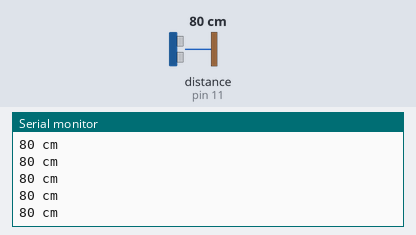
Simulated run of this sketch. Board: Arduino Uno, built with avr-gcc and run on an emulated ATmega328P. Parts: the last lines printed to the serial monitor. Wiring (inferred from the names in the program): ultrasonic range finder: trigger pin 10; echo pin 11. Inputs (shaded band) come from the test bench; at power-on: distance to the obstacle (sensor on pin 11) 80 cm. The echo pulse lasts 58.3 µs per cm.

Above: at 1.2 s.
1.3 s: distance to the obstacle (sensor on pin 11) set to 2 cm
At 1.48 s:
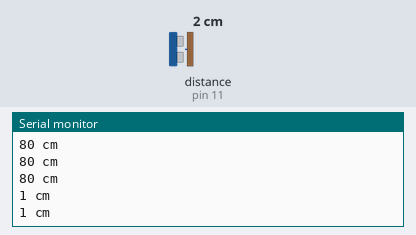
2.8 s: distance to the obstacle (sensor on pin 11) set to 120 cm
At 2.89 s:
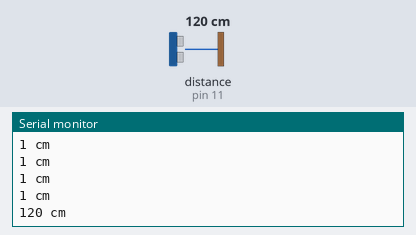
Timing chart, 0 to 5.8 s (numbered marks = the images above; inputs shaded):
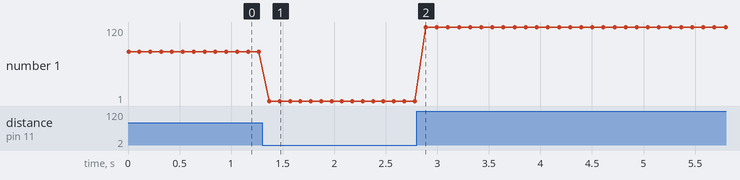

The sketch:

sketch_ultrazvook.ino
```cpp
#define TRIGGER_PIN 10
#define ECHO_PIN 11

void setup() {
  Serial.begin(9600);
  pinMode(TRIGGER_PIN, OUTPUT);
  pinMode(ECHO_PIN, INPUT);
}

void loop() {
  int dur, dis;
  digitalWrite(TRIGGER_PIN, LOW);
  delayMicroseconds(2);

  digitalWrite(TRIGGER_PIN, HIGH);
  delayMicroseconds(10);

  digitalWrite(TRIGGER_PIN, LOW);
  dur = pulseIn(ECHO_PIN, HIGH);
  dis = dur / 58;

  Serial.print(dis);
  Serial.println(" cm");
  delay(100);
}
```

Measured:
- after the input at 1.3 s, the serial monitor: prints a new line after 0.07 s (image 1)
- after the input at 2.8 s, the serial monitor: prints a new line after 0.09 s (image 2)
- plotted number 1: 80 → 1 after the input at 1.3 s, 1 → 120 after the input at 2.8 s
